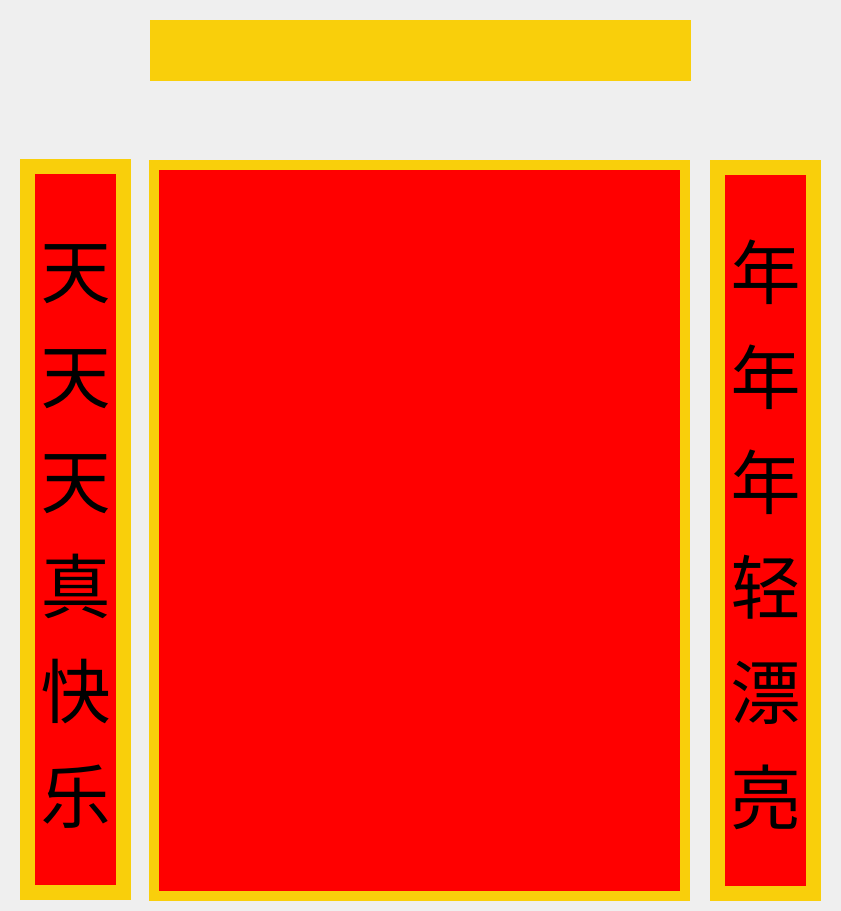
<?xml version="1.0" encoding="UTF-8"?>
<ui version="4.0">
 <class>MainWindow</class>
 <widget class="QMainWindow" name="MainWindow">
  <property name="geometry">
   <rect>
    <x>0</x>
    <y>0</y>
    <width>841</width>
    <height>911</height>
   </rect>
  </property>
  <property name="windowTitle">
   <string>MainWindow</string>
  </property>
  <widget class="QWidget" name="centralwidget">
   <widget class="QLineEdit" name="lineEdit">
    <property name="geometry">
     <rect>
      <x>150</x>
      <y>20</y>
      <width>541</width>
      <height>61</height>
     </rect>
    </property>
    <property name="styleSheet">
     <string notr="true">font-size: 50px;
background-color: rgb(249, 207, 11);
color: red;
border: None;</string>
    </property>
    <property name="alignment">
     <set>Qt::AlignCenter</set>
    </property>
   </widget>
   <widget class="QPushButton" name="pushButton">
    <property name="geometry">
     <rect>
      <x>390</x>
      <y>90</y>
      <width>61</width>
      <height>61</height>
     </rect>
    </property>
    <property name="styleSheet">
     <string notr="true">QPushButton {
	border: None;
}</string>
    </property>
    <property name="text">
     <string/>
    </property>
    <property name="iconSize">
     <size>
      <width>61</width>
      <height>61</height>
     </size>
    </property>
    <property name="shortcut">
     <string>Return</string>
    </property>
   </widget>
   <widget class="QLabel" name="left">
    <property name="geometry">
     <rect>
      <x>20</x>
      <y>159</y>
      <width>111</width>
      <height>741</height>
     </rect>
    </property>
    <property name="styleSheet">
     <string notr="true">background-color: red;
font-size: 70px;
border: 15px solid rgb(249, 207, 11);</string>
    </property>
    <property name="text">
     <string>天天天真快乐</string>
    </property>
    <property name="alignment">
     <set>Qt::AlignCenter</set>
    </property>
    <property name="wordWrap">
     <bool>true</bool>
    </property>
   </widget>
   <widget class="QLabel" name="bg">
    <property name="geometry">
     <rect>
      <x>149</x>
      <y>160</y>
      <width>541</width>
      <height>741</height>
     </rect>
    </property>
    <property name="styleSheet">
     <string notr="true">background-color: red;
border: 10px solid rgb(249, 207, 11);</string>
    </property>
    <property name="text">
     <string/>
    </property>
   </widget>
   <widget class="QLabel" name="right">
    <property name="geometry">
     <rect>
      <x>710</x>
      <y>160</y>
      <width>111</width>
      <height>741</height>
     </rect>
    </property>
    <property name="styleSheet">
     <string notr="true">background-color: red;
font-size: 70px;
border: 15px solid rgb(249, 207, 11);</string>
    </property>
    <property name="text">
     <string>年年年轻漂亮</string>
    </property>
    <property name="alignment">
     <set>Qt::AlignCenter</set>
    </property>
    <property name="wordWrap">
     <bool>true</bool>
    </property>
   </widget>
   <widget class="QLabel" name="image">
    <property name="geometry">
     <rect>
      <x>159</x>
      <y>169</y>
      <width>521</width>
      <height>723</height>
     </rect>
    </property>
    <property name="text">
     <string/>
    </property>
   </widget>
  </widget>
 </widget>
 <resources/>
 <connections/>
</ui>
